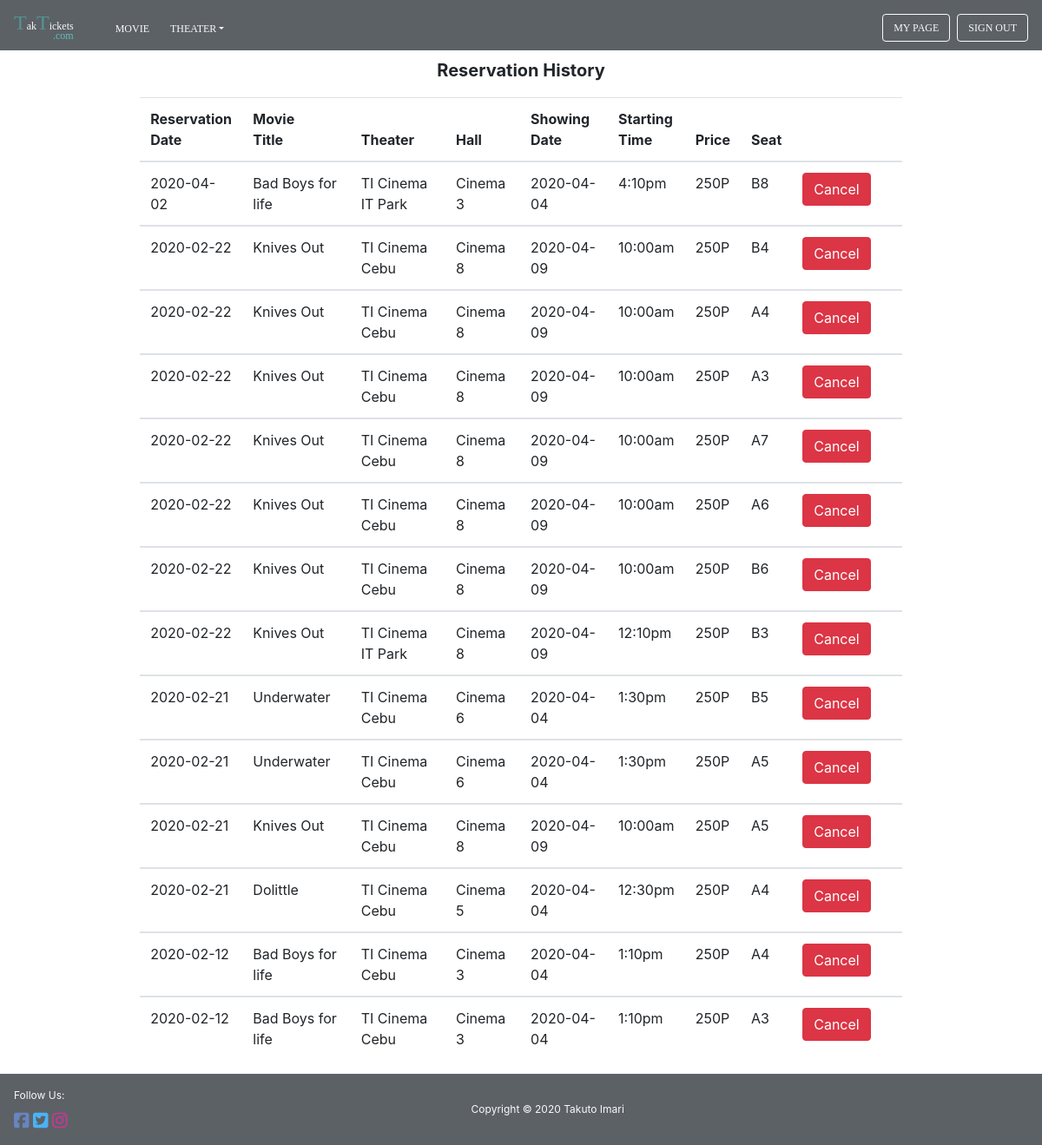
Page /customer.php (signed in) on the committed database.
### tables this page shows
CREATE TABLE `reserve_tbl` (
  `reserve_id` int(11) NOT NULL,
  `reservedate` date NOT NULL,
  `time_id` int(11) NOT NULL,
  `seat_id` int(11) NOT NULL,
  `login_id` int(11) NOT NULL
);

CREATE TABLE `time_tbl` (
  `time_id` int(11) NOT NULL,
  `startinghours` varchar(2) NOT NULL,
  `startingminutes` varchar(2) NOT NULL,
  `startingam_pm` varchar(2) NOT NULL,
  `endinghours` varchar(2) NOT NULL,
  `endingminutes` varchar(2) NOT NULL,
  `endingam_pm` varchar(2) NOT NULL,
  `date_id` int(11) NOT NULL,
  `movie_id` int(11) NOT NULL,
  `theater_id` int(11) NOT NULL,
  `hall_id` int(11) NOT NULL,
  `price_id` int(11) NOT NULL
);

CREATE TABLE `movie_tbl` (
  `movie_id` int(11) NOT NULL,
  `moviename` varchar(100) NOT NULL,
  `moviecategory_id` int(11) NOT NULL,
  `image` varchar(100) NOT NULL,
  `trailer` varchar(20) NOT NULL,
  `overview` varchar(2000) NOT NULL,
  `runninghours` varchar(10) NOT NULL,
  `runningminutes` varchar(10) NOT NULL,
  `releasedate` date NOT NULL,
  `rated_r` varchar(10) NOT NULL,
  `cast` varchar(50) NOT NULL,
  `directors` varchar(50) NOT NULL
);

CREATE TABLE `theater_tbl` (
  `theater_id` int(11) NOT NULL,
  `theatername` varchar(100) NOT NULL,
  `location` varchar(100) NOT NULL
);

CREATE TABLE `hall_tbl` (
  `hall_id` int(11) NOT NULL,
  `hallname` varchar(10) NOT NULL
);

CREATE TABLE `date_tbl` (
  `date_id` int(11) NOT NULL,
  `date` date NOT NULL
);

CREATE TABLE `price_tbl` (
  `price_id` int(11) NOT NULL,
  `price` varchar(4) NOT NULL
);

CREATE TABLE `seat_tbl` (
  `seat_id` int(11) NOT NULL,
  `seatrow` varchar(1) NOT NULL,
  `seatnumber` varchar(2) NOT NULL,
  `color` varchar(10) NOT NULL DEFAULT 'grey'
);

### classes/Connection.php (called while the page is built, shortened)
<?php
class Connection{
    private $servername = 'localhost';
    private $username = 'root';
    private $password = '';
    private $db_name = 'movietickets_db';
    public function __construct()
    {
        $this->conn = new mysqli($this->servername,$this->username,$this->password,$this->db_name);
        if($this->conn->connect_error){
            die('error connecting to database '.$this->connect_error);
        }else{
            return $this->conn;
        }
    }
}
?>

### classes/Movie.php (called while the page is built, shortened)
<?php
include 'Connection.php';
class Movie extends Connection{
    public function viewOneTimeline($time_id){
        $sql = "SELECT * FROM time_tbl INNER JOIN movie_tbl ON time_tbl.movie_id=movie_tbl.movie_id INNER JOIN theater_tbl ON time_tbl.theater_id=theater_tbl.theater_id INNER JOIN date_tbl ON time_tbl.date_id=date_tbl.date_id INNER JOIN hall_tbl ON time_tbl.hall_id=hall_tbl.hall_id INNER JOIN price_tbl ON time_tbl.price_id=price_tbl.price_id WHERE time_tbl.time_id='$time_id'";
        $result = $this->conn->query($sql);
        if($result->num_rows >= 0){
            $row = array();
            while($rows = $result->fetch_assoc()){
                $row[] = $rows;
            }
            return $row;
        }else{
            return FALSE;
        }
    }
    public function viewReserve($login_id){
        $sql = "SELECT * FROM reserve_tbl INNER JOIN time_tbl ON reserve_tbl.time_id=time_tbl.time_id INNER JOIN seat_tbl ON reserve_tbl.seat_id=seat_tbl.seat_id INNER JOIN user_tbl ON reserve_tbl.login_id=user_tbl.login_id WHERE user_tbl.login_id='$login_id' ORDER BY reserve_tbl.reserve_id DESC";
        $result = $this->conn->query($sql);
        if($result->num_rows >= 0){
            $row = array();
            while($rows = $result->fetch_assoc()){
                $row[] = $rows;
            }
            return $row;
        }else{
            return FALSE;
        }
    }
    public function viewOneSeat($seat_id){
        $sql = "SELECT * FROM seat_tbl WHERE seat_id='$seat_id'";
        $result = $this->conn->query($sql);
        if($result->num_rows >= 0){
            $row = array();
            while($rows = $result->fetch_assoc()){
                $row[] = $rows;
            }
            return $row;
        }else{
            return FALSE;
        }
    }
}
?>

### customer.php (the view, shortened to what this page needs)
<!doctype html>
<html lang="en">
  <head>
    <link rel="stylesheet" href="https://stackpath.bootstrapcdn.com/bootstrap/4.3.1/css/bootstrap.min.css">
    <link rel="stylesheet" href="css/style.css">
  </head>
  <body class="customer">
    <?php
    include 'menu_customer.php';
    $oneReserve = $Movie->viewReserve($loginID);
    ?>
      <div class="container-fluid">
          <p class="lead font-weight-bold text-center mt-2">Reservation History</p>
          <table class="table w-75 mx-auto">
            <thead>
              <th>Reservation<br>Date</th>
              <th>Movie<br>Title</th>
              <th>Theater</th>
              <th>Hall</th>
              <th>Showing<br>Date</th>
              <th>Starting<br>Time</th>
              <th>Price</th>
              <th>Seat</th>
              <th></th>
              <th></th>
            </thead>
            <?php foreach($oneReserve as $row):
              $timeID = $row['time_id'];
              $oneTimeline = $Movie->viewOneTimeline($timeID);
              $seatID = $row['seat_id'];
              $oneSeat = $Movie->viewOneSeat($seatID);
              ?>
            <tbody>
              <td><?php echo $row['reservedate'] ?></td>
              <?php foreach($oneTimeline as $row2): ?>
                <td><?php echo $row2['moviename'] ?></td>
                <td><?php echo $row2['theatername'] ?></td>
                <td><?php echo $row2['hallname'] ?></td>
                <td><?php echo $row2['date'] ?></td>
                <td><?php echo $row2['startinghours']; echo ':'; echo $row2['startingminutes']; echo $row2['startingam_pm'] ?></td>
                <td><?php echo $row2['price'] ?>P</td>
              <?php endforeach ?>
              <?php foreach($oneSeat as $row2): ?>
                <td><?php echo $row2['seatrow']; echo $row2['seatnumber']; ?></td>
              <?php endforeach ?>
              <td><a href="#cancel<?php echo $row['reserve_id'] ?>" role="button" class="btn btn-danger" data-toggle="modal">Cancel</a></td>
              <?php endforeach ?>
          </table>
      </div>
    <?php
    include 'footer.php';
    ?>
  </body>
</html>

### css/style.css (style rules this page uses)
* { box-sizing: border-box; margin: 0; }

### rows in the picture
reserve_tbl: reservedate "2020-04-02"
time_tbl: movie.moviename "Bad Boys for life", theater.theatername "TI Cinema IT Park", hall.hallname "Cinema 3", date.date "2020-04-04", startinghours "4", startingminutes "10", startingam_pm "pm", price.price "250"
seat_tbl: seatrow "B", seatnumber "8"
reserve_tbl: reservedate "2020-02-22"
time_tbl: movie.moviename "Knives Out", theater.theatername "TI Cinema Cebu", hall.hallname "Cinema 8", date.date "2020-04-09", startinghours "10", startingminutes "00", startingam_pm "am", price.price "250"
seat_tbl: seatrow "B", seatnumber "4"
reserve_tbl: reservedate "2020-02-22"
seat_tbl: seatrow "A", seatnumber "4"
reserve_tbl: reservedate "2020-02-22"
seat_tbl: seatrow "A", seatnumber "3"
reserve_tbl: reservedate "2020-02-22"
seat_tbl: seatrow "A", seatnumber "7"
reserve_tbl: reservedate "2020-02-22"
seat_tbl: seatrow "A", seatnumber "6"
reserve_tbl: reservedate "2020-02-22"
seat_tbl: seatrow "B", seatnumber "6"
reserve_tbl: reservedate "2020-02-22"
time_tbl: movie.moviename "Knives Out", theater.theatername "TI Cinema IT Park", hall.hallname "Cinema 8", date.date "2020-04-09", startinghours "12", startingminutes "10", startingam_pm "pm", price.price "250"
seat_tbl: seatrow "B", seatnumber "3"
reserve_tbl: reservedate "2020-02-21"
time_tbl: movie.moviename "Underwater", theater.theatername "TI Cinema Cebu", hall.hallname "Cinema 6", date.date "2020-04-04", startinghours "1", startingminutes "30", startingam_pm "pm", price.price "250"
seat_tbl: seatrow "B", seatnumber "5"
reserve_tbl: reservedate "2020-02-21"
seat_tbl: seatrow "A", seatnumber "5"
reserve_tbl: reservedate "2020-02-21"
reserve_tbl: reservedate "2020-02-21"
time_tbl: movie.moviename "Dolittle", theater.theatername "TI Cinema Cebu", hall.hallname "Cinema 5", date.date "2020-04-04", startinghours "12", startingminutes "30", startingam_pm "pm", price.price "250"
reserve_tbl: reservedate "2020-02-12"
time_tbl: movie.moviename "Bad Boys for life", theater.theatername "TI Cinema Cebu", hall.hallname "Cinema 3", date.date "2020-04-04", startinghours "1", startingminutes "10", startingam_pm "pm", price.price "250"
reserve_tbl: reservedate "2020-02-12"
